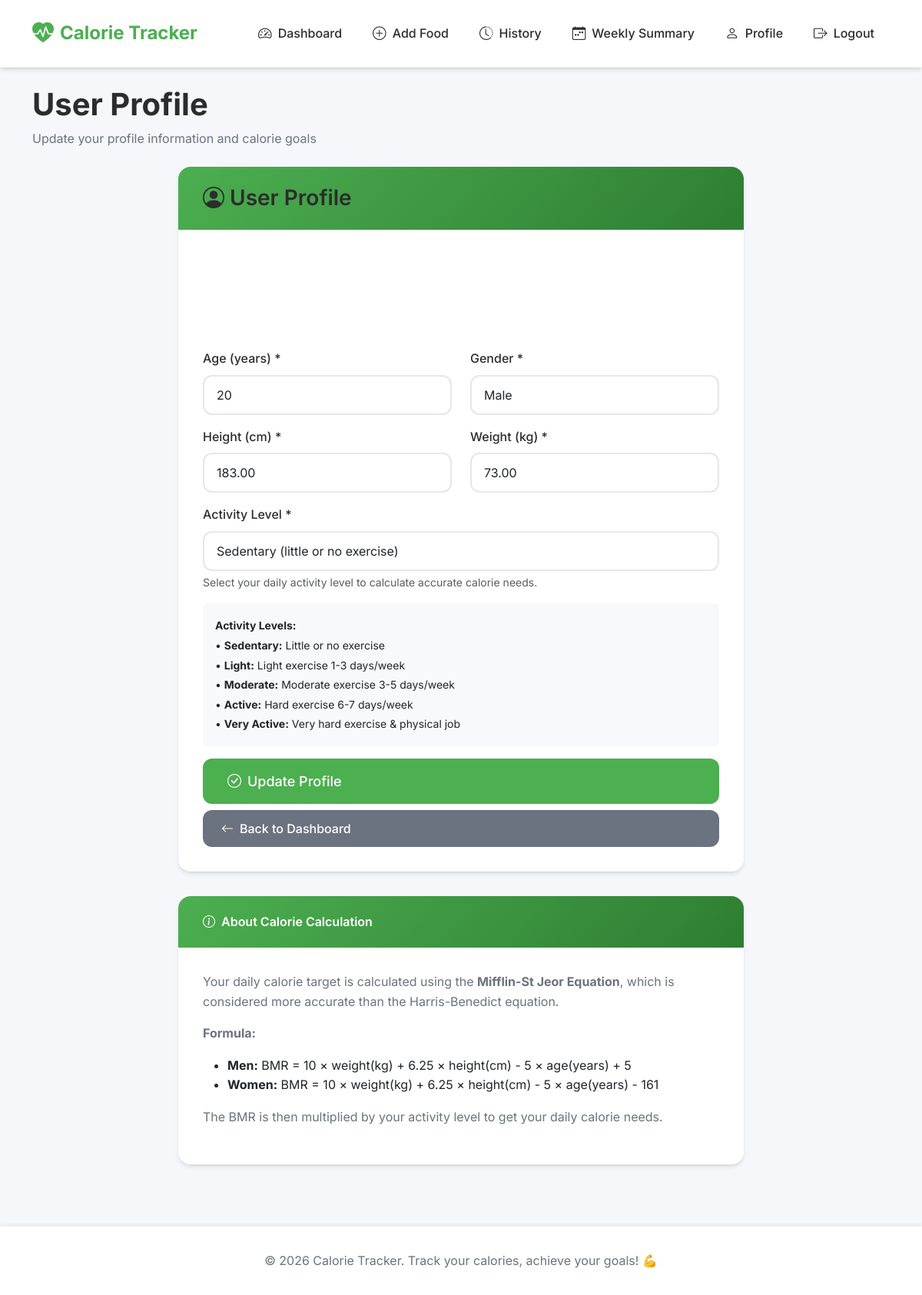
Screenshot of /profile/ (signed in) with the database file from the repository.
### tracker/models.py (models this page shows, shortened)
class UserProfile(models.Model):
    ACTIVITY_LEVELS = [
        ('sedentary', 'Sedentary (little or no exercise)'),
        ('light', 'Lightly active (light exercise 1-3 days/week)'),
        ('moderate', 'Moderately active (moderate exercise 3-5 days/week)'),
        ('active', 'Very active (hard exercise 6-7 days/week)'),
        ('very_active', 'Extra active (very hard exercise & physical job)'),
    ]
    GENDER_CHOICES = [
        ('male', 'Male'),
        ('female', 'Female'),
    ]
    user = models.OneToOneField(User, on_delete=models.CASCADE, related_name='profile')
    age = models.PositiveIntegerField(validators=[MinValueValidator(1), MaxValueValidator(120)])
    gender = models.CharField(max_length=10, choices=GENDER_CHOICES)
    height = models.DecimalField(max_digits=5, decimal_places=2, help_text="Height in cm")
    weight = models.DecimalField(max_digits=5, decimal_places=2, help_text="Weight in kg")
    activity_level = models.CharField(max_length=20, choices=ACTIVITY_LEVELS, default='sedentary')
    daily_calorie_target = models.DecimalField(max_digits=7, decimal_places=2, null=True, blank=True)
    created_at = models.DateTimeField(auto_now_add=True)
    updated_at = models.DateTimeField(auto_now=True)
    class Meta:
        verbose_name = "User Profile"
        verbose_name_plural = "User Profiles"

### tracker/views.py (the view)
# urls.py: path('profile/', views.profile_view, name='profile'),
@login_required
def profile_view(request):
    user = request.user
    try:
        profile = user.profile
    except UserProfile.DoesNotExist:
        profile = None
    if request.method == 'POST':
        form = UserProfileForm(request.POST, instance=profile)
        if form.is_valid():
            profile = form.save(commit=False)
            profile.user = user
            profile.save()
            messages.success(request, 'Profile updated successfully!')
            return redirect('tracker:dashboard')
    else:
        form = UserProfileForm(instance=profile)
    return render(request, 'tracker/profile.html', {
        'form': form,
        'profile': profile
    })

### tracker/templates/tracker/profile.html (shortened to what this page needs)
{% extends 'tracker/base.html' %}
{% block content %}
<div class="page-header mb-4">
    <h1>User Profile</h1>
    <p>Update your profile information and calorie goals</p>
</div>
<div class="row">
    <div class="col-md-8 mx-auto">
        <div class="card">
            <div class="card-header">
                <h3 class="mb-0"><i class="bi bi-person-circle"></i> User Profile</h3>
            </div>
            <div class="card-body">
                <form method="post">
                    <div class="row">
                        <div class="col-md-6 mb-3">
                            <label for="{{ form.age.id_for_label }}" class="form-label">Age (years) *</label>
                            {{ form.age }}
                        </div>
                        <div class="col-md-6 mb-3">
                            <label for="{{ form.gender.id_for_label }}" class="form-label">Gender *</label>
                            {{ form.gender }}
                        </div>
                    </div>
                    <div class="row">
                        <div class="col-md-6 mb-3">
                            <label for="{{ form.height.id_for_label }}" class="form-label">Height (cm) *</label>
                            {{ form.height }}
                        </div>
                        <div class="col-md-6 mb-3">
                            <label for="{{ form.weight.id_for_label }}" class="form-label">Weight (kg) *</label>
                            {{ form.weight }}
                        </div>
                    </div>
                    <div class="mb-3">
                        <label for="{{ form.activity_level.id_for_label }}" class="form-label">Activity Level *</label>
                        {{ form.activity_level }}
                        <small class="text-muted d-block mt-1">{{ form.activity_level.help_text }}</small>
                        <div class="mt-3 p-3 bg-light rounded">
                            <small>
                                <strong>Activity Levels:</strong><br>
                                • <strong>Sedentary:</strong> Little or no exercise<br>
                                • <strong>Light:</strong> Light exercise 1-3 days/week<br>
                                • <strong>Moderate:</strong> Moderate exercise 3-5 days/week<br>
                                • <strong>Active:</strong> Hard exercise 6-7 days/week<br>
                                • <strong>Very Active:</strong> Very hard exercise & physical job
                            </small>
                        </div>
                    </div>
                    <div class="d-grid gap-2">
                        <button type="submit" class="btn btn-primary btn-lg">
                            <i class="bi bi-check-circle"></i> Update Profile
                        </button>
                        <a href="{% url 'tracker:dashboard' %}" class="btn btn-secondary">
                            <i class="bi bi-arrow-left"></i> Back to Dashboard
                        </a>
                    </div>
                </form>
            </div>
        </div>
        <div class="card mt-4">
            <div class="card-header">
                <h6 class="mb-0"><i class="bi bi-info-circle"></i> About Calorie Calculation</h6>
            </div>
            <div class="card-body">
                <p>Your daily calorie target is calculated using the <strong>Mifflin-St Jeor Equation</strong>, which is considered more accurate than the Harris-Benedict equation.</p>
                <p><strong>Formula:</strong></p>
                <ul>
                    <li><strong>Men:</strong> BMR = 10 × weight(kg) + 6.25 × height(cm) - 5 × age(years) + 5</li>
                    <li><strong>Women:</strong> BMR = 10 × weight(kg) + 6.25 × height(cm) - 5 × age(years) - 161</li>
                </ul>
                <p>The BMR is then multiplied by your activity level to get your daily calorie needs.</p>
            </div>
        </div>
    </div>
</div>
{% endblock %}

### static/css/style.css (style rules this page uses)
:root { --primary: #4CAF50; --primary-dark: #2E7D32; --primary-light: #81C784; --secondary: #2E7D32; --background: #F5F7FA; --text-primary: #2C2C2C; --text-secondary: #6B7280; --text-muted: #9CA3AF; --white: #FFFFFF; --success: #10B981; --warning: #F59E0B; --danger: #EF4444; --info: #3B82F6; --shadow-sm: 0 1px 2px 0 rgba(0, 0, 0, 0.05); --shadow-md: 0 4px 6px -1px rgba(0, 0, 0, 0.1), 0 2px 4px -1px rgba(0, 0, 0, 0.06); --shadow-lg: 0 10px 15px -3px rgba(0, 0, 0, 0.1), 0 4px 6px -2px rgba(0, 0, 0, 0.05); --shadow-xl: 0 20px 25px -5px rgba(0, 0, 0, 0.1), 0 10px 10px -5px rgba(0, 0, 0, 0.04); --spacing-xs: 0.5rem; --spacing-sm: 1rem; --spacing-md: 1.5rem; --spacing-lg: 2rem; --spacing-xl: 3rem; --radius-sm: 8px; --radius-md: 12px; --radius-lg: 16px; --radius-xl: 24px; --transition-fast: 0.15s ease; --transition-base: 0.3s ease; --transition-slow: 0.5s ease; }
* { margin: 0; padding: 0; box-sizing: border-box; }
body { font-family: 'Inter', -apple-system, BlinkMacSystemFont, 'Segoe UI', sans-serif; background-color: var(--background); color: var(--text-primary); line-height: 1.6; -webkit-font-smoothing: antialiased; -moz-osx-font-smoothing: grayscale; }
h1, h2, h3, h4, h5, h6 { font-weight: 600; color: var(--text-primary); line-height: 1.2; margin-bottom: var(--spacing-sm); }
p { color: var(--text-secondary); margin-bottom: var(--spacing-sm); }
a { color: var(--primary); text-decoration: none; transition: color var(--transition-fast); }
.card { background: var(--white); border: none; border-radius: var(--radius-lg); box-shadow: var(--shadow-md); margin-bottom: var(--spacing-lg); overflow: hidden; transition: all var(--transition-base); }
.card-header { background: linear-gradient(135deg, var(--primary) 0%, var(--primary-dark) 100%); color: var(--white); padding: var(--spacing-md) var(--spacing-lg); border-bottom: none; font-weight: 600; }
.card-header h5, .card-header h6 { color: var(--white); margin: 0; display: flex; align-items: center; gap: 0.5rem; }
.card-body { padding: var(--spacing-lg); }
.btn { border-radius: var(--radius-md); font-weight: 500; padding: 0.75rem 1.5rem; transition: all var(--transition-base); border: none; display: inline-flex; align-items: center; gap: 0.5rem; cursor: pointer; }
.btn-primary { background: var(--primary); color: var(--white); box-shadow: var(--shadow-sm); }
.btn-secondary { background: var(--text-secondary); color: var(--white); }
.btn-lg { padding: 1rem 2rem; font-size: 1.125rem; }
.form-control, .form-select { border-radius: var(--radius-md); border: 2px solid #E5E7EB; padding: 0.75rem 1rem; transition: all var(--transition-base); font-family: 'Inter', sans-serif; }
.form-label { font-weight: 500; color: var(--text-primary); margin-bottom: 0.5rem; display: block; }
.card, .stat-card { animation: fadeInUp 0.5s ease-out; }
.page-header { margin-bottom: var(--spacing-lg); }
.page-header h1, .page-header h2 { color: var(--text-primary); font-weight: 700; margin-bottom: var(--spacing-xs); }
.page-header p { color: var(--text-secondary); margin: 0; }
.btn, .card, .stat-card { position: relative; overflow: hidden; }
html { scroll-behavior: smooth; }
.card-body > * { animation: fadeIn 0.4s ease-out; }

### rows the page displays
UserProfile: age "20", gender "Male", height "183.00", weight "73.00", activity_level "Sedentary (little or no exercise)"
